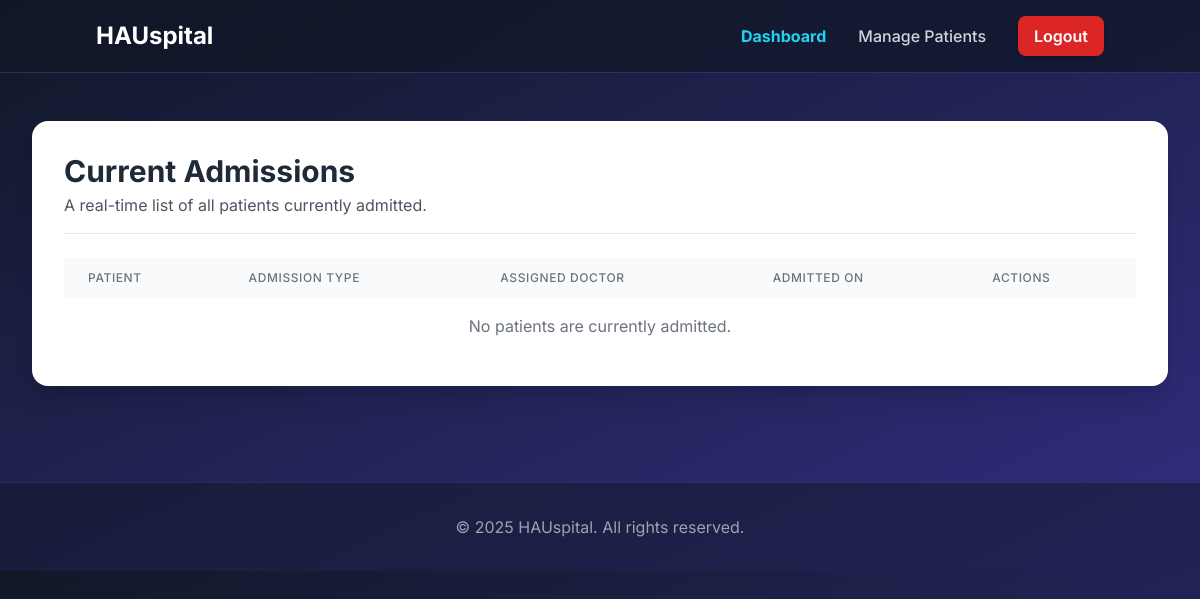
Before: /accounts/current-admissions/ (signed in) with the older database file.
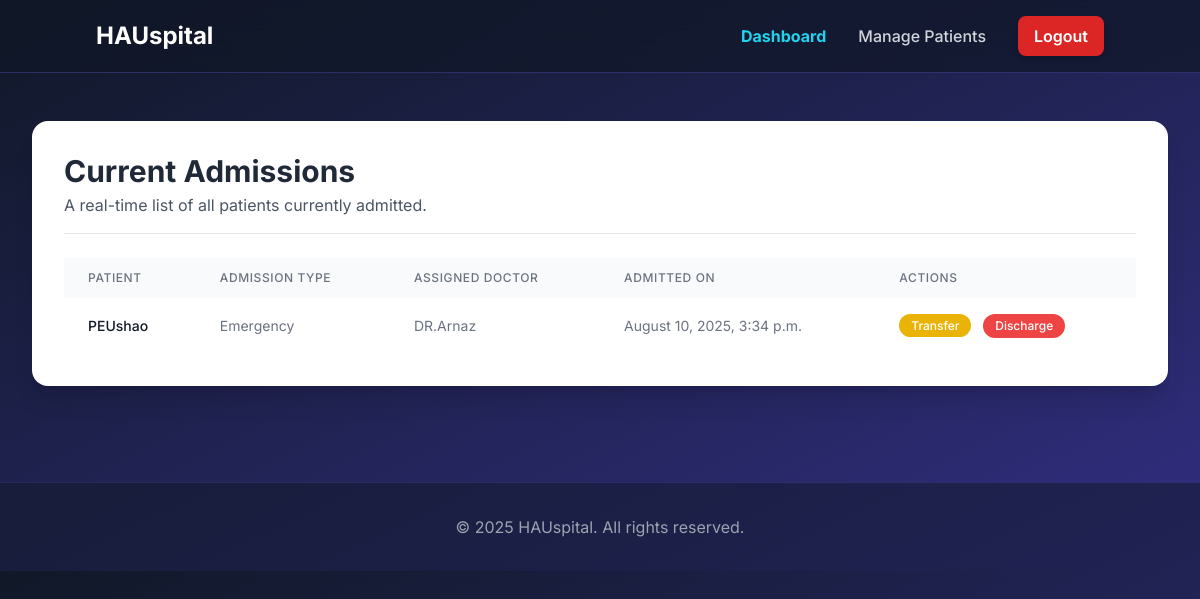
After: the same page with the newer database file.
### main/models.py (models this page shows, shortened)
class Admission(models.Model):
    ADMISSION_TYPES = [
        ('Emergency', 'Emergency'),
        ('Outpatient', 'Outpatient'),
        ('Inpatient', 'Inpatient'),
    ]
    patient = models.ForeignKey(User, on_delete=models.CASCADE)
    admission_type = models.CharField(max_length=20, choices=ADMISSION_TYPES)
    admission_date = models.DateTimeField(auto_now_add=True)
    assigned_doctor = models.ForeignKey(Doctor, on_delete=models.SET_NULL, null=True, blank=True)
    status = models.CharField(max_length=50, default='Admitted')

class Doctor(models.Model):
    name = models.CharField(max_length=100)
    specialty = models.CharField(max_length=100)
    department = models.CharField(max_length=100)

### users/views.py (the view)
# urls.py: path('current-admissions/', views.current_admissions_view, name='current_admissions'),
@login_required
def current_admissions_view(request):
    if not (hasattr(request.user, 'profile') and request.user.profile.role == 'admin'):
        messages.error(request, 'You do not have permission to view this page.')
        return redirect('home')
    current_admissions = Admission.objects.filter(status='Admitted').order_by('-admission_date')
    context = {
        'admissions': current_admissions
    }
    return render(request, 'users/current_admissions.html', context)

### main/templates/users/current_admissions.html (shortened to what this page needs)
{% extends 'main/base.html' %}
{% load static %}
{% block content %}
<div class="w-full max-w-7xl mx-auto py-12 px-4 sm:px-6 lg:px-8">
    <div class="bg-white p-8 rounded-2xl shadow-xl">
        <div class="border-b pb-4 mb-6">
            <h1 class="text-3xl font-bold text-gray-800">Current Admissions</h1>
            <p class="text-gray-600 mt-1">A real-time list of all patients currently admitted.</p>
        </div>
        <div class="overflow-x-auto">
            <table class="min-w-full bg-white">
                <thead class="bg-gray-50">
                    <tr>
                        <th scope="col" class="px-6 py-3 text-left text-xs font-medium text-gray-500 uppercase tracking-wider">Patient</th>
                        <th scope="col" class="px-6 py-3 text-left text-xs font-medium text-gray-500 uppercase tracking-wider">Admission Type</th>
                        <th scope="col" class="px-6 py-3 text-left text-xs font-medium text-gray-500 uppercase tracking-wider">Assigned Doctor</th>
                        <th scope="col" class="px-6 py-3 text-left text-xs font-medium text-gray-500 uppercase tracking-wider">Admitted On</th>
                        <th scope="col" class="px-6 py-3 text-left text-xs font-medium text-gray-500 uppercase tracking-wider">Actions</th>
                    </tr>
                </thead>
                <tbody class="divide-y divide-gray-200">
                    {% for admission in admissions %}
                        <tr>
                            <td class="px-6 py-4 whitespace-nowrap text-sm font-medium text-gray-900">{{ admission.patient.username }}</td>
                            <td class="px-6 py-4 whitespace-nowrap text-sm text-gray-500">{{ admission.admission_type }}</td>
                            <td class="px-6 py-4 whitespace-nowrap text-sm text-gray-500">{{ admission.assigned_doctor.name }}</td>
                            <td class="px-6 py-4 whitespace-nowrap text-sm text-gray-500">{{ admission.admission_date|date:"F d, Y, P" }}</td>
                            <td class="px-6 py-4 whitespace-nowrap text-sm font-medium space-x-2">
                                <a href="{% url 'transfer_patient' admission.id %}" class="bg-yellow-500 text-white py-1 px-3 rounded-full hover:bg-yellow-600 text-xs">Transfer</a>
                                <form action="{% url 'discharge_patient' admission.id %}" method="POST" class="inline-block" onsubmit="return confirm('Are you sure you want to discharge this patient?');">
                                    <button type="submit" class="bg-red-500 text-white py-1 px-3 rounded-full hover:bg-red-600 text-xs cursor-pointer">Discharge</button>
                                </form>
                            </td>
                        </tr>
                    {% empty %}
                        <tr>
                            <td colspan="5" class="px-6 py-4 text-center text-gray-500">No patients are currently admitted.</td>
                        </tr>
                    {% endfor %}
                </tbody>
            </table>
        </div>
    </div>
</div>
{% endblock %}

### main/templates/main/base.html (shortened to what this page needs)
{% load static %}
<!DOCTYPE html>
<html lang="en" class="dark">
<head>
    <script src="https://cdn.tailwindcss.com"></script>
    <link rel="stylesheet" href="{% static 'css/style.css' %}">
</head>
<body class="antialiased bg-gray-900 text-gray-300 bg-gradient-to-br from-gray-900 to-indigo-900" data-is-authenticated="{{ user.is_authenticated|yesno:'true,false' }}">
    <nav class="sticky top-0 z-50 bg-gray-900/70 backdrop-blur-lg border-b border-indigo-500/30 py-4 px-6 md:px-12 lg:px-24">
        <div class="max-w-7xl mx-auto flex justify-between items-center">
            <a href="{% url 'home' %}" class="text-2xl font-bold text-white hover:text-cyan-400 transition-colors duration-300">HAUspital</a>
            <div class="hidden md:flex space-x-8 items-center">
                {% if user.is_authenticated %}
                    {% if user.profile.role == 'admin' %}
                        <a href="{% url 'admin_dashboard' %}" class="text-cyan-400 hover:text-cyan-300 font-bold">Dashboard</a>
                        <a href="{% url 'manage_patients' %}" class="text-gray-300 hover:text-cyan-400 font-medium">Manage Patients</a>
                    {% elif user.profile.role == 'doctor' %}
                        <a href="{% url 'doctor_dashboard' %}" class="text-cyan-400 hover:text-cyan-300 font-bold">Dashboard</a>
                        <a href="#" class="text-gray-300 hover:text-cyan-400 font-medium">My Patients</a>
                    {% endif %}
                    <form action="{% url 'logout' %}" method="post" class="inline">
                        <button type="submit" class="bg-red-600 text-white py-2 px-4 rounded-lg font-semibold hover:bg-red-700 shadow-md">Logout</button>
                    </form>
                {% endif %}
            </div>
        </div>
    </nav>
    <main>
        {% block content %}
        {% endblock %}
    </main>
    <footer class="bg-gray-900/50 text-gray-400 py-8 mt-12 border-t border-indigo-500/20">
        <div class="max-w-7xl mx-auto text-center px-4 sm:px-6 lg:px-8">
            <p>© 2025 HAUspital. All rights reserved.</p>
        </div>
    </footer>
</body>
</html>

### main/static/css/style.css (style rules this page uses)
body { font-family: 'Inter', sans-serif; background-color: #f8fafc; color: #334155; }

Changed rows visible on the page:
added Admission: patient.username "PEUshao", admission_type "Emergency", assigned_doctor.name "DR.Arnaz", admission_date "August 10, 2025, 3:34 p.m."
Other visible differences:
text no longer shown: "No patients are currently admitted."
